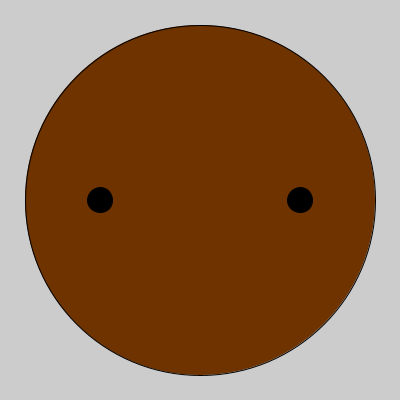
Frame 1 (no input)
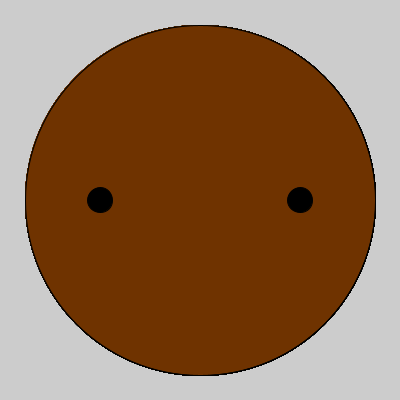
Frame 60 (the mouse pressed at the canvas centre just before this capture)
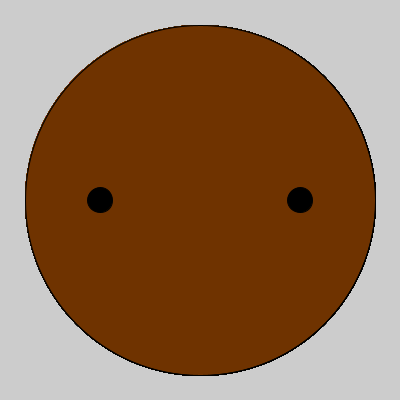
Frame 120 (the mouse held since frame 60 and released just before this capture)

The Processing sketch that drew these frames (run headless with seeded random() and noise(); from frame 60 on, the mouse is pressed at the canvas centre):

// Processing sketch: Functions
// ── Functions.pde
void setup(){
  size(400, 400);
  
}

void draw(){
 fill(111, 51, 0);
  circle(200, 200, 350);
 fill( 0, 0, 0);
  circle(100, 200, 25);
  circle(300, 200, 25);
}
